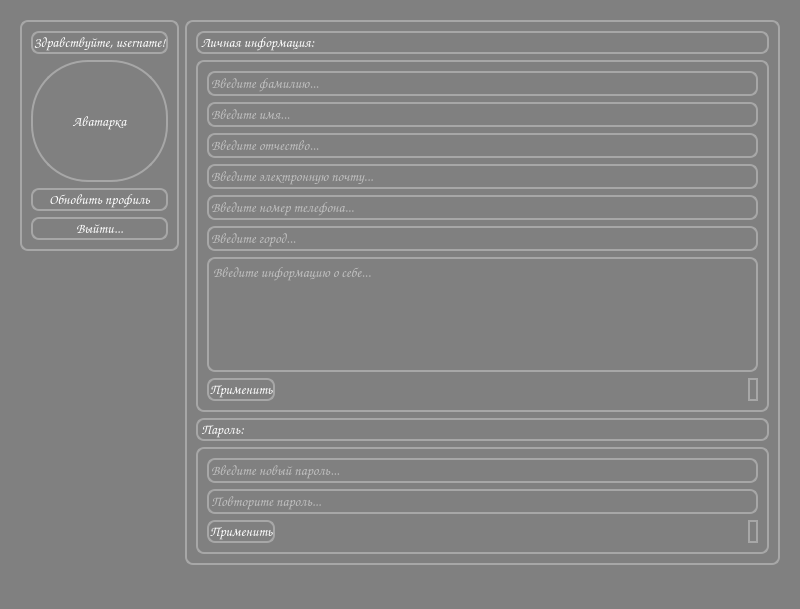
<?xml version="1.0" encoding="UTF-8"?>
<ui version="4.0">
 <class>MainWindow</class>
 <widget class="QMainWindow" name="MainWindow">
  <property name="geometry">
   <rect>
    <x>0</x>
    <y>0</y>
    <width>800</width>
    <height>609</height>
   </rect>
  </property>
  <property name="windowTitle">
   <string>MainWindow</string>
  </property>
  <property name="styleSheet">
   <string notr="true">background-color: #808080;
color: white;
font-family: Comic sans MS, sans-serif;
font-size: 14px;
font-weight: 400;</string>
  </property>
  <widget class="QWidget" name="centralwidget">
   <layout class="QFormLayout" name="formLayout">
    <property name="leftMargin">
     <number>20</number>
    </property>
    <property name="topMargin">
     <number>20</number>
    </property>
    <property name="rightMargin">
     <number>20</number>
    </property>
    <property name="bottomMargin">
     <number>20</number>
    </property>
    <item row="0" column="1">
     <widget class="QFrame" name="verticalFrame_5">
      <property name="styleSheet">
       <string notr="true">border: 2px solid #A7A7A7;
border-radius: 8px;</string>
      </property>
      <layout class="QVBoxLayout" name="verticalLayout_5">
       <item>
        <widget class="QLabel" name="label_2">
         <property name="text">
          <string>Личная информация:</string>
         </property>
        </widget>
       </item>
       <item>
        <layout class="QVBoxLayout" name="verticalLayout_4">
         <item>
          <widget class="QFrame" name="verticalFrame">
           <property name="styleSheet">
            <string notr="true">border: 2px solid #A7A7A7;
border-radius: 8px;</string>
           </property>
           <layout class="QVBoxLayout" name="verticalLayout">
            <item>
             <widget class="QLineEdit" name="surname_line">
              <property name="text">
               <string/>
              </property>
              <property name="placeholderText">
               <string>Введите фамилию...</string>
              </property>
             </widget>
            </item>
            <item>
             <widget class="QLineEdit" name="name_line">
              <property name="text">
               <string/>
              </property>
              <property name="placeholderText">
               <string>Введите имя...</string>
              </property>
             </widget>
            </item>
            <item>
             <widget class="QLineEdit" name="patronymic_line">
              <property name="text">
               <string/>
              </property>
              <property name="placeholderText">
               <string>Введите отчество...</string>
              </property>
             </widget>
            </item>
            <item>
             <layout class="QVBoxLayout" name="verticalLayout_2">
              <item>
               <widget class="QLineEdit" name="email_line">
                <property name="text">
                 <string/>
                </property>
                <property name="placeholderText">
                 <string>Введите электронную почту...</string>
                </property>
               </widget>
              </item>
              <item>
               <widget class="QLineEdit" name="telephone_number_line">
                <property name="text">
                 <string/>
                </property>
                <property name="placeholderText">
                 <string>Введите номер телефона...</string>
                </property>
               </widget>
              </item>
              <item>
               <layout class="QVBoxLayout" name="verticalLayout_3">
                <item>
                 <widget class="QLineEdit" name="city_line">
                  <property name="text">
                   <string/>
                  </property>
                  <property name="placeholderText">
                   <string>Введите город...</string>
                  </property>
                 </widget>
                </item>
                <item>
                 <widget class="QTextEdit" name="information_line">
                  <property name="html">
                   <string>&lt;!DOCTYPE HTML PUBLIC &quot;-//W3C//DTD HTML 4.0//EN&quot; &quot;http://www.w3.org/TR/REC-html40/strict.dtd&quot;&gt;
&lt;html&gt;&lt;head&gt;&lt;meta name=&quot;qrichtext&quot; content=&quot;1&quot; /&gt;&lt;meta charset=&quot;utf-8&quot; /&gt;&lt;style type=&quot;text/css&quot;&gt;
p, li { white-space: pre-wrap; }
hr { height: 1px; border-width: 0; }
li.unchecked::marker { content: &quot;\2610&quot;; }
li.checked::marker { content: &quot;\2612&quot;; }
&lt;/style&gt;&lt;/head&gt;&lt;body style=&quot; font-family:'Comic sans MS','sans-serif'; font-size:14px; font-weight:400; font-style:normal;&quot;&gt;
&lt;p style=&quot;-qt-paragraph-type:empty; margin-top:0px; margin-bottom:0px; margin-left:0px; margin-right:0px; -qt-block-indent:0; text-indent:0px;&quot;&gt;&lt;br /&gt;&lt;/p&gt;&lt;/body&gt;&lt;/html&gt;</string>
                  </property>
                  <property name="placeholderText">
                   <string>Введите информацию о себе...</string>
                  </property>
                 </widget>
                </item>
                <item>
                 <layout class="QHBoxLayout" name="horizontalLayout">
                  <item>
                   <widget class="QPushButton" name="update_data_btn">
                    <property name="styleSheet">
                     <string notr="true">QPushButton {
	border: 2px solid #A7A7A7;
	border-radius: 8px;
 }

QPushButton::hover {
	background-color: #8E8E8E;
 }

QPushButton::pressed {
	background-color: #5F655F;
 }</string>
                    </property>
                    <property name="text">
                     <string>Применить</string>
                    </property>
                   </widget>
                  </item>
                  <item>
                   <spacer name="horizontalSpacer">
                    <property name="orientation">
                     <enum>Qt::Horizontal</enum>
                    </property>
                    <property name="sizeHint" stdset="0">
                     <size>
                      <width>40</width>
                      <height>20</height>
                     </size>
                    </property>
                   </spacer>
                  </item>
                  <item>
                   <widget class="QLabel" name="notification_data">
                    <property name="text">
                     <string/>
                    </property>
                   </widget>
                  </item>
                 </layout>
                </item>
               </layout>
              </item>
             </layout>
            </item>
           </layout>
          </widget>
         </item>
        </layout>
       </item>
       <item>
        <widget class="QLabel" name="label_3">
         <property name="text">
          <string>Пароль:</string>
         </property>
        </widget>
       </item>
       <item>
        <widget class="QFrame" name="verticalFrame_7">
         <property name="styleSheet">
          <string notr="true">border: 2px solid #A7A7A7;
border-radius: 8px;</string>
         </property>
         <layout class="QVBoxLayout" name="verticalLayout_7">
          <item>
           <layout class="QVBoxLayout" name="verticalLayout_6">
            <item>
             <widget class="QLineEdit" name="reset_passw">
              <property name="echoMode">
               <enum>QLineEdit::Password</enum>
              </property>
              <property name="placeholderText">
               <string>Введите новый пароль...</string>
              </property>
             </widget>
            </item>
            <item>
             <widget class="QLineEdit" name="reset_passw2">
              <property name="echoMode">
               <enum>QLineEdit::Password</enum>
              </property>
              <property name="placeholderText">
               <string>Повторите пароль...</string>
              </property>
             </widget>
            </item>
            <item>
             <layout class="QHBoxLayout" name="horizontalLayout_2">
              <item>
               <widget class="QPushButton" name="reset_passw_btn">
                <property name="styleSheet">
                 <string notr="true">QPushButton {
	border: 2px solid #A7A7A7;
	border-radius: 8px;
 }

QPushButton::hover {
	background-color: #8E8E8E;
 }

QPushButton::pressed {
	background-color: #5F655F;
 }</string>
                </property>
                <property name="text">
                 <string>Применить</string>
                </property>
               </widget>
              </item>
              <item>
               <spacer name="horizontalSpacer_2">
                <property name="orientation">
                 <enum>Qt::Horizontal</enum>
                </property>
                <property name="sizeHint" stdset="0">
                 <size>
                  <width>40</width>
                  <height>20</height>
                 </size>
                </property>
               </spacer>
              </item>
              <item>
               <widget class="QLabel" name="notification_passw">
                <property name="text">
                 <string/>
                </property>
               </widget>
              </item>
             </layout>
            </item>
           </layout>
          </item>
         </layout>
        </widget>
       </item>
      </layout>
     </widget>
    </item>
    <item row="0" column="0">
     <widget class="QFrame" name="verticalFrame_8">
      <property name="styleSheet">
       <string notr="true">border: 2px solid #A7A7A7;
border-radius: 8px;</string>
      </property>
      <layout class="QVBoxLayout" name="verticalLayout_8">
       <item>
        <widget class="QLabel" name="greetings">
         <property name="sizePolicy">
          <sizepolicy hsizetype="Preferred" vsizetype="Maximum">
           <horstretch>0</horstretch>
           <verstretch>0</verstretch>
          </sizepolicy>
         </property>
         <property name="text">
          <string>Здравствуйте, username!</string>
         </property>
         <property name="alignment">
          <set>Qt::AlignCenter</set>
         </property>
        </widget>
       </item>
       <item>
        <widget class="QLabel" name="ava">
         <property name="styleSheet">
          <string notr="true">border-radius: 57px;</string>
         </property>
         <property name="text">
          <string>Аватарка</string>
         </property>
         <property name="alignment">
          <set>Qt::AlignCenter</set>
         </property>
        </widget>
       </item>
       <item>
        <widget class="QPushButton" name="update">
         <property name="text">
          <string>Обновить профиль</string>
         </property>
        </widget>
       </item>
       <item>
        <widget class="QPushButton" name="logout">
         <property name="styleSheet">
          <string notr="true">QPushButton {
	border: 2px solid #A7A7A7;
	border-radius: 8px;
 }

QPushButton::hover {
	background-color: #8E8E8E;
 }

QPushButton::pressed {
	background-color: #5F655F;
 }</string>
         </property>
         <property name="text">
          <string>Выйти...</string>
         </property>
        </widget>
       </item>
      </layout>
     </widget>
    </item>
   </layout>
  </widget>
  <widget class="QMenuBar" name="menubar">
   <property name="geometry">
    <rect>
     <x>0</x>
     <y>0</y>
     <width>800</width>
     <height>26</height>
    </rect>
   </property>
  </widget>
  <widget class="QStatusBar" name="statusbar"/>
 </widget>
 <resources/>
 <connections/>
</ui>
